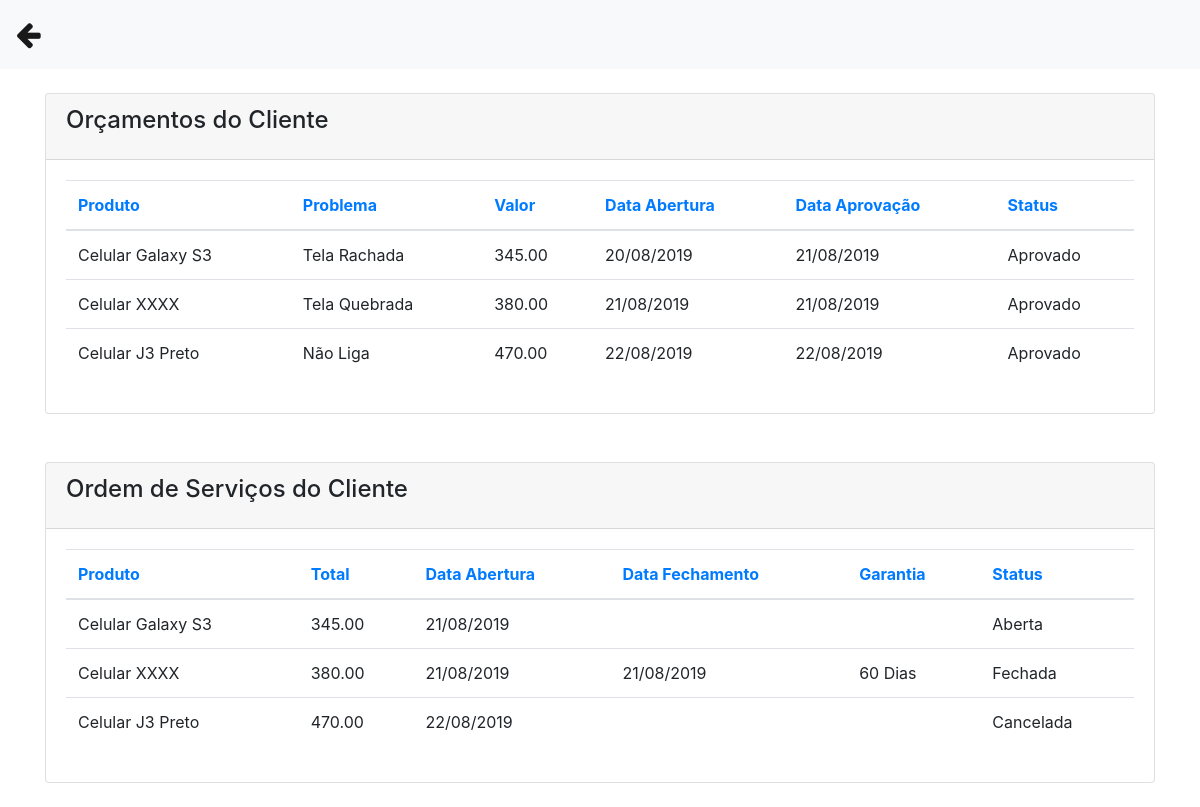
Page /servicos_clientes.php?cpf=122.222.222-22 (signed in) on the committed database.
### tables this page shows
CREATE TABLE `orcamentos` (
  `id` int(11) NOT NULL,
  `cliente` varchar(25) NOT NULL,
  `tecnico` varchar(25) NOT NULL,
  `produto` varchar(25) NOT NULL,
  `serie` varchar(30) DEFAULT NULL,
  `problema` varchar(255) NOT NULL,
  `laudo` varchar(255) DEFAULT NULL,
  `obs` varchar(255) DEFAULT NULL,
  `valor_servico` decimal(10,2) DEFAULT NULL,
  `pecas` varchar(255) DEFAULT NULL,
  `valor_pecas` decimal(10,2) DEFAULT NULL,
  `total` decimal(10,2) DEFAULT NULL,
  `desconto` decimal(10,2) DEFAULT NULL,
  `valor_total` decimal(10,2) DEFAULT NULL,
  `pgto` varchar(20) DEFAULT NULL,
  `data_abertura` date NOT NULL,
  `data_geracao` date DEFAULT NULL,
  `data_aprovacao` date DEFAULT NULL,
  `status` varchar(20) NOT NULL
);

CREATE TABLE `os` (
  `id` int(11) NOT NULL,
  `id_orc` int(11) NOT NULL,
  `cliente` varchar(25) NOT NULL,
  `produto` varchar(25) NOT NULL,
  `tecnico` varchar(25) NOT NULL,
  `total` decimal(10,2) NOT NULL,
  `data_abertura` date NOT NULL,
  `data_fechamento` date DEFAULT NULL,
  `garantia` varchar(15) DEFAULT NULL,
  `status` varchar(15) NOT NULL
);

### servicos_clientes.php (the view, shortened to what this page needs)
<?php
include('conexao.php');
?>
<!DOCTYPE html>
<html>
<head>
 <link rel="stylesheet" href="https://stackpath.bootstrapcdn.com/bootstrap/4.1.3/css/bootstrap.min.css">
<link rel="stylesheet" href="https://cdnjs.cloudflare.com/ajax/libs/font-awesome/4.7.0/css/font-awesome.min.css">
</head>
<body>
  <nav class="navbar navbar-expand-lg navbar-light bg-light">
  <a class="navbar-brand" href="painel_funcionario.php"><big><big><i class="fa fa-arrow-left"></i></big></big></a>
</nav>
<div class="container">
      <br>
          <div class="content">
            <div class="row mb-4">
              <div class="col-md-12">
                <div class="card">
                  <div class="card-header">
                    <h4 class="card-title"> Orçamentos do Cliente</h4>
                  </div>
                  <div class="card-body">
                    <div class="table-responsive">
                      <?php
                         $cpf = $_GET['cpf'];
                         $query = "select * from orcamentos where cliente = '$cpf' ";
                        $result = mysqli_query($conexao, $query);
                        $row = mysqli_num_rows($result);
                        if($row == ''){
                            echo "<h3> Não existem dados cadastrados no banco </h3>";
                        }else{
                           ?>
                      <table class="table">
                        <thead class=" text-primary">
                          <th>
                            Produto
                          </th>
                          <th>
                            Problema
                          </th>
                          <th>
                            Valor
                          </th>
                           <th>
                            Data Abertura
                          </th>
                            <th>
                            Data Aprovação
                          </th>
                           <th>
                            Status
                          </th>
                        </thead>
                        <tbody>
                         <?php
                          while($res_1 = mysqli_fetch_array($result)){
                            $produto = $res_1["produto"];
                            $problema = $res_1["problema"];
                            $valor_total = $res_1["valor_total"];
                            $data_abertura = $res_1["data_abertura"];
                            $data_aprovacao = $res_1["data_aprovacao"];
                            $status = $res_1["status"];
                            $data2 = implode('/', array_reverse(explode('-', $data_abertura)));
                             $data3 = implode('/', array_reverse(explode('-', $data_aprovacao)));
                            ?>
                            <tr>
                             <td><?php echo $produto; ?></td>
                             <td><?php echo $problema; ?></td>
                             <td><?php echo $valor_total; ?></td>
                             <td><?php echo $data2; ?></td>
                             <td><?php echo $data3; ?></td>
                             <td><?php echo $status; ?></td>
                            </tr>
                            <?php
                              }
                            ?>
                        </tbody>
                      </table>
                          <?php
                              }
                            ?>
                    </div>
                  </div>
                </div>
                <br>
                 <div class="row mt-4">
              <div class="col-md-12">
                <div class="card">
                  <div class="card-header">
                    <h4 class="card-title"> Ordem de Serviços do Cliente</h4>
                  </div>
                  <div class="card-body">
                    <div class="table-responsive">
                      <?php
                         $cpf = $_GET['cpf'];
                         $query = "select * from os where cliente = '$cpf' ";
                        $result = mysqli_query($conexao, $query);
                        $row = mysqli_num_rows($result);
                        if($row == ''){
                            echo "<h3> Não existem dados cadastrados no banco </h3>";
                        }else{
                           ?>
                      <table class="table">
                        <thead class=" text-primary">
                          <th>
                            Produto
                          </th>
                          <th>
                            Total
                          </th>
                          <th>
                            Data Abertura
                          </th>
                            <th>
                            Data Fechamento
                          </th>
                           <th>
                            Garantia
                          </th>
                           <th>
                            Status
                          </th>
                        </thead>
                        <tbody>
                         <?php
                          while($res_1 = mysqli_fetch_array($result)){
                            $produto = $res_1["produto"];
                            $total = $res_1["total"];
                            $data_abertura = $res_1["data_abertura"];
                            $data_fechamento = $res_1["data_fechamento"];
                            $garantia = $res_1["garantia"];
                            $status = $res_1["status"];
                            $data2 = implode('/', array_reverse(explode('-', $data_abertura)));
                             $data3 = implode('/', array_reverse(explode('-', $data_fechamento)));
                            ?>
                            <tr>
                             <td><?php echo $produto; ?></td>
                             <td><?php echo $total; ?></td>
                             <td><?php echo $data2; ?></td>
                             <td><?php echo $data3; ?></td>
                             <td><?php echo $garantia; ?></td>
                             <td><?php echo $status; ?></td>
                            </tr>
                            <?php
                              }
                            ?>
                        </tbody>
                      </table>
                          <?php
                              }
                            ?>
                    </div>
                  </div>
                </div>
              </div>
</div>
</body>
</html>

### rows in the picture
orcamentos: produto "Celular Galaxy S3", problema "Tela Rachada", valor_total "345.00", data_abertura "20/08/2019", data_aprovacao "21/08/2019", status "Aprovado"
orcamentos: produto "Celular XXXX", problema "Tela Quebrada", valor_total "380.00", data_abertura "21/08/2019", data_aprovacao "21/08/2019", status "Aprovado"
orcamentos: produto "Celular J3 Preto", problema "Não Liga", valor_total "470.00", data_abertura "22/08/2019", data_aprovacao "22/08/2019", status "Aprovado"
os: produto "Celular Galaxy S3", total "345.00", data_abertura "21/08/2019", status "Aberta"
os: produto "Celular XXXX", total "380.00", data_abertura "21/08/2019", data_fechamento "21/08/2019", garantia "60 Dias", status "Fechada"
os: produto "Celular J3 Preto", total "470.00", data_abertura "22/08/2019", status "Cancelada"
